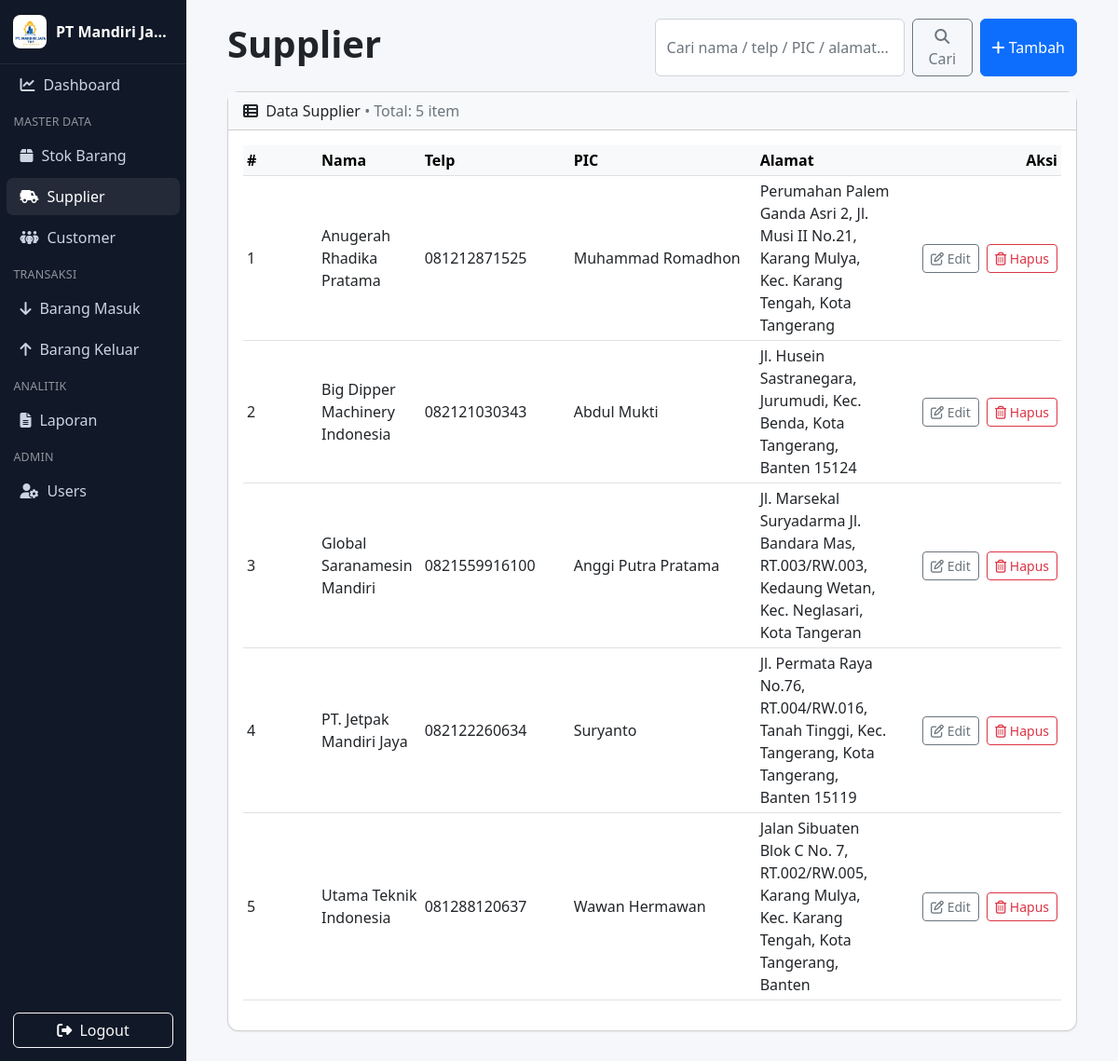
Screenshot of /pages/suppliers.php (signed in) with the database file from the repository.
### tables this page shows
CREATE TABLE `suppliers` (
  `id` int NOT NULL,
  `nama` varchar(100) NOT NULL,
  `alamat` text,
  `telp` varchar(50) DEFAULT NULL,
  `pic` varchar(100) DEFAULT NULL,
  `created_at` timestamp NULL DEFAULT CURRENT_TIMESTAMP
);

### config.php (called while the page is built, shortened)
<?php
function url(string $path = ''): string {
  $base = rtrim(BASE_URL, '/');
  $path = ltrim($path, '/');
  return $base . '/' . $path;
}
function asset(string $path = ''): string {
  return url('assets/' . ltrim($path, '/'));
}

### pages/suppliers.php (the view, shortened to what this page needs)
<?php
require_once __DIR__ . '/../config.php';
require_once __DIR__ . '/../koneksi.php';
include __DIR__ . '/../includes/header.php';
include __DIR__ . '/../includes/sidebar.php';
$q = trim($_GET['q'] ?? '');
$sql = "SELECT id, nama, alamat, telp, pic, created_at
        FROM suppliers ";
$sql .= "ORDER BY nama ASC";
$stmt = $koneksi->prepare($sql);
$stmt->execute();
$res = $stmt->get_result();
$rows = [];
while($r = $res->fetch_assoc()) $rows[] = $r;
?>
<div class="container-fluid px-3 px-xl-4">
  <div class="d-flex flex-wrap justify-content-between align-items-center mb-3">
    <h1 class="fw-bold mb-2">Supplier</h1>
    <div class="d-flex gap-2">
      <form class="d-flex" method="get" action="">
        <input type="text" class="form-control" name="q" placeholder="Cari nama / telp / PIC / alamat..." value="<?= htmlspecialchars($q) ?>">
        <button class="btn btn-outline-secondary ms-2"><i class="fa-solid fa-magnifying-glass"></i> Cari</button>
      </form>
      <button class="btn btn-primary" data-bs-toggle="modal" data-bs-target="#mdlCreate">
        <i class="fa-solid fa-plus"></i> Tambah
      </button>
    </div>
  </div>
  <div class="card">
    <div class="card-header">
      <i class="fa-solid fa-table-list me-1"></i> Data Supplier
      <span class="text-muted">• Total: <?= count($rows) ?> item</span>
    </div>
    <div class="card-body">
      <?php if (empty($rows)): ?>
        <div class="empty-state">
          <i class="fa-regular fa-inbox"></i>
          <h6 class="mt-2 mb-1">Belum ada data</h6>
          <p class="text-muted mb-0">Klik tombol <b>Tambah</b> untuk menambahkan supplier baru.</p>
        </div>
      <?php else: ?>
        <div class="table-responsive">
          <table class="table table-sm align-middle">
            <thead class="table-light">
              <tr>
                <th style="width:80px">#</th>
                <th>Nama</th>
                <th style="width:160px">Telp</th>
                <th style="width:200px">PIC</th>
                <th>Alamat</th>
                <th style="width:180px" class="text-end">Aksi</th>
              </tr>
            </thead>
            <tbody>
              <?php $i=1; foreach ($rows as $r): ?>
                <tr>
                  <td><?= $i++ ?></td>
                  <td><?= htmlspecialchars($r['nama']) ?></td>
                  <td><?= htmlspecialchars($r['telp']) ?></td>
                  <td><?= htmlspecialchars($r['pic']) ?></td>
                  <td><?= nl2br(htmlspecialchars($r['alamat'])) ?></td>
                  <td class="text-end">
                    <button class="btn btn-sm btn-outline-secondary me-1"
                            data-bs-toggle="modal"
                            data-bs-target="#mdlEdit"
                            data-id="<?= (int)$r['id'] ?>"
                            data-nama="<?= htmlspecialchars($r['nama'], ENT_QUOTES) ?>"
                            data-alamat="<?= htmlspecialchars($r['alamat'], ENT_QUOTES) ?>"
                            data-telp="<?= htmlspecialchars($r['telp'], ENT_QUOTES) ?>"
                            data-pic="<?= htmlspecialchars($r['pic'], ENT_QUOTES) ?>">
                      <i class="fa-regular fa-pen-to-square"></i> Edit
                    </button>
                    <form method="post" class="d-inline" onsubmit="return confirm('Hapus supplier ini?');">
                      <button class="btn btn-sm btn-outline-danger">
                        <i class="fa-regular fa-trash-can"></i> Hapus
                      </button>
                    </form>
                  </td>
                </tr>
              <?php endforeach; ?>
            </tbody>
          </table>
        </div>
      <?php endif; ?>
    </div>
  </div>
</div>
<?php include __DIR__ . '/../includes/footer.php'; ?>

### includes/header.php (shortened to what this page needs)
<?php
$companyName = $companyName ?? 'PT Mandiri Jaya Top';
?>
<!doctype html>
<html lang="id">
<head>
  <link href="https://cdn.jsdelivr.net/npm/bootstrap@5.3.3/dist/css/bootstrap.min.css" rel="stylesheet">
  <link href="https://cdnjs.cloudflare.com/ajax/libs/font-awesome/6.5.2/css/all.min.css" rel="stylesheet">
  <link href="<?= asset('css/styles.css') ?>" rel="stylesheet">
</head>
<body>
  <div class="layout">

### includes/sidebar.php (shortened to what this page needs)
<?php
$role = $_SESSION['role'] ?? 'staff';
$companyName = $companyName ?? 'PT Mandiri Jaya Top';
$uri = $_SERVER['REQUEST_URI'] ?? '';
$active = function(string $needle) use ($uri) {
  return (strpos($uri, '/'.$needle) !== false) ? 'active' : '';
};
?>
<div class="sidebar">
  <div class="brand">
    <img src="<?= asset('img/logo.png') ?>" alt="Logo"
         class="brand-logo"
         onerror="this.style.display='none'; this.nextElementSibling.style.display='flex';">
    <div class="fw-bold text-white text-truncate" title="<?= htmlspecialchars($companyName) ?>">
      <?= htmlspecialchars($companyName) ?>
    </div>
  </div>
  <div class="nav flex-column">
    <a class="nav-link <?= $active('pages/index.php') ?>" href="<?= url('pages/index.php') ?>">
      <i class="fa-solid fa-chart-line"></i> Dashboard
    </a>
    <div class="nav-section-title">Master Data</div>
    <a class="nav-link <?= $active('pages/stok.php') ?>" href="<?= url('pages/stok.php') ?>">
      <i class="fa-solid fa-box"></i> Stok Barang
    </a>
    <a class="nav-link <?= $active('pages/suppliers.php') ?>" href="<?= url('pages/suppliers.php') ?>">
      <i class="fa-solid fa-truck-field"></i> Supplier
    </a>
    <a class="nav-link <?= $active('pages/customers.php') ?>" href="<?= url('pages/customers.php') ?>">
      <i class="fa-solid fa-people-group"></i> Customer
    </a>
    <div class="nav-section-title">Transaksi</div>
    <?php if ($role !== 'viewer'): ?>
      <a class="nav-link <?= $active('pages/masuk.php') ?>" href="<?= url('pages/masuk.php') ?>">
        <i class="fa-solid fa-arrow-down"></i> Barang Masuk
      </a>
      <a class="nav-link <?= $active('pages/keluar.php') ?>" href="<?= url('pages/keluar.php') ?>">
        <i class="fa-solid fa-arrow-up"></i> Barang Keluar
      </a>
    <?php else: ?>
      <span class="nav-link disabled" aria-disabled="true" title="Hubungi admin untuk akses transaksi">
        <i class="fa-solid fa-lock"></i> Transaksi (terkunci)
      </span>
    <?php endif; ?>
    <div class="nav-section-title">Analitik</div>
    <a class="nav-link <?= $active('pages/laporan.php') ?>" href="<?= url('pages/laporan.php') ?>">
      <i class="fa-solid fa-file-lines"></i> Laporan
    </a>
    <?php if ($role === 'admin'): ?>
      <div class="nav-section-title">Admin</div>
      <a class="nav-link <?= $active('pages/users.php') ?>" href="<?= url('pages/users.php') ?>">
        <i class="fa-solid fa-user-gear"></i> Users
      </a>
    <?php endif; ?>
  </div>
  <div class="sidebar-footer">
    <a href="<?= url('logout.php') ?>" class="btn btn-outline-light w-100">
      <i class="fa-solid fa-right-from-bracket me-1"></i> Logout
    </a>
  </div>
</div>
<main class="content">

### includes/footer.php (shortened to what this page needs)
</main>
</div>
</body>
</html>

### includes/header.php (style rules this page uses)
:root { --sidebar-w: 200px; }
html, body { height: 100%; }
body { background: #f5f7fb; overflow-x: hidden; }
.layout { display: flex; min-height: 100vh; }
.sidebar { width: var(--sidebar-w); flex: 0 0 var(--sidebar-w); background: #111827; color: #e5e7eb; display: flex; flex-direction: column; }
.brand { display: flex; align-items: center; gap: .6rem; padding: 1rem .9rem; border-bottom: 1px solid rgba(255, 255, 255, .08); }
.brand-logo { width: 36px; height: 36px; border-radius: 8px; object-fit: cover; background: #fff; }
.nav-section-title { font-size: .78rem; text-transform: uppercase; opacity: .6; letter-spacing: .02em; padding: .6rem .9rem .25rem; }
.sidebar .nav-link { color: #cbd5e1; display: flex; align-items: center; gap: .55rem; padding: .5rem .9rem; border-radius: .45rem; margin: .12rem .45rem; }
.sidebar .nav-link:hover, .sidebar .nav-link.active { background: rgba(255, 255, 255, .08); color: #fff; }
.sidebar-footer { margin-top: auto; padding: .9rem; }
.content { flex: 1 1 auto; padding: 1.25rem 1.25rem 2rem; min-width: 0; }
.card { border-radius: .75rem; box-shadow: 0 1px 2px rgba(0, 0, 0, .07); }
.card-header { background: #f8f9fa; font-weight: 500; }

### rows the page displays
suppliers: nama "Anugerah Rhadika Pratama", telp "081212871525", pic "Muhammad Romadhon", alamat "Perumahan Palem Ganda Asri 2, Jl. Musi II No.21, Karang Mulya, Kec. Karang Tengah, Kota Tangerang"
suppliers: nama "Big Dipper Machinery Indonesia", telp "082121030343", pic "Abdul Mukti", alamat "Jl. Husein Sastranegara, Jurumudi, Kec. Benda, Kota Tangerang, Banten 15124"
suppliers: nama "Global Saranamesin Mandiri", telp "0821559916100", pic "Anggi Putra Pratama", alamat "Jl. Marsekal Suryadarma Jl. Bandara Mas, RT.003/RW.003, Kedaung Wetan, Kec. Neglasari, Kota Tangeran"
suppliers: nama "PT. Jetpak Mandiri Jaya", telp "082122260634", pic "Suryanto", alamat "Jl. Permata Raya No.76, RT.004/RW.016, Tanah Tinggi, Kec. Tangerang, Kota Tangerang, Banten 15119"
suppliers: nama "Utama Teknik Indonesia", telp "081288120637", pic "Wawan Hermawan", alamat "Jalan Sibuaten Blok C No. 7, RT.002/RW.005, Karang Mulya, Kec. Karang Tengah, Kota Tangerang, Banten"

### other values shown
$companyName "PT Mandiri Ja…"
count($rows) "5"
